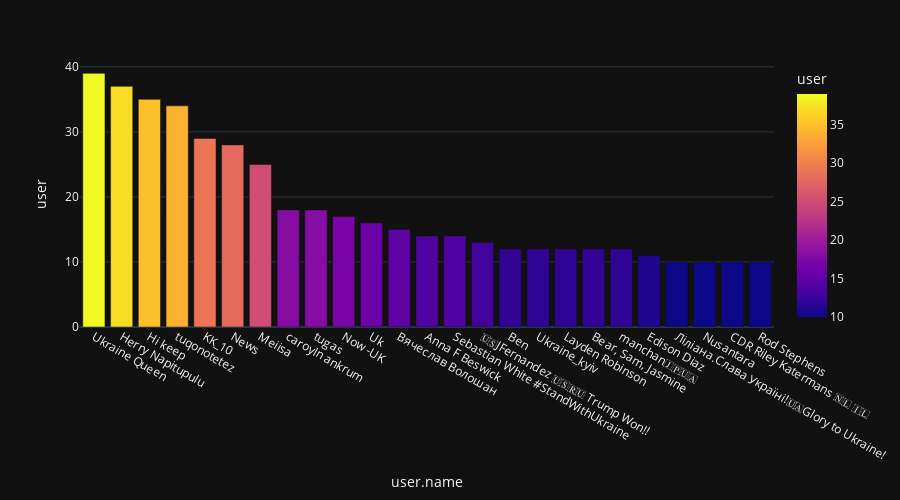

Notebook code for this chart:
### Code cell
fig = px.bar(df_ucraine_tweets_filtrado_tweets_usuario, x = 'user.name', y = 'user',color='user',height=500)
fig.show()

### Figure 1 — Plotly figure (JSON) as saved in the notebook; plotly's stock layout.template omitted (floating-point values rounded to 4 significant figures)
{"data": [{"alignmentgroup": "True", "hovertemplate": "user.name=%{x}<br>user=%{marker.color}<extra></extra>", "legendgroup": "", "marker": {"color": [39, 37, 35, 34, 29, 28, 25, 18, 18, 17, 16, 15, 14, 14, 13, 12, 12, 12, 12, 12, 11, 10, 10, 10, 10], "coloraxis": "coloraxis", "pattern": {"shape": ""}}, "name": "", "offsetgroup": "", "orientation": "v", "showlegend": false, "textposition": "auto", "x": ["Ukraine Queen", "Herry Napitupulu", "Hi keep", "tuqonotetez", "KK_10", "News", "Meiisa", "caroyln ankrum", "tugas", "Now -UK", "Uk", "Вячеслав Волошан", "Anna F Beswick", "Sebastian White #StandWithUkraine", "🇺🇸JFernandez 🇺🇸🇷🇺 Trump Won!!", "Ben", "Ukraine_kyiv", "Layden Robinson", "Bear, Sam, Jasmine", "manchan🇯🇵🇺🇦", "Edison Diaz", "Ліліана.Слава Україні!🇺🇦Glory to Ukraine!", "Nusantara", "CDR Riley Katermans 🇳🇱 🇮🇱", "Rod Stephens"], "xaxis": "x", "y": [39, 37, 35, 34, 29, 28, 25, 18, 18, 17, 16, 15, 14, 14, 13, 12, 12, 12, 12, 12, 11, 10, 10, 10, 10], "yaxis": "y", "type": "bar"}], "layout": {"xaxis": {"anchor": "y", "domain": [0.0, 1.0], "title": {"text": "user.name"}}, "yaxis": {"anchor": "x", "domain": [0.0, 1.0], "title": {"text": "user"}}, "coloraxis": {"colorbar": {"title": {"text": "user"}}, "colorscale": [[0.0, "#0d0887"], [0.1111, "#46039f"], [0.2222, "#7201a8"], [0.3333, "#9c179e"], [0.4444, "#bd3786"], [0.5556, "#d8576b"], [0.6667, "#ed7953"], [0.7778, "#fb9f3a"], [0.8889, "#fdca26"], [1.0, "#f0f921"]]}, "legend": {"tracegroupgap": 0}, "margin": {"t": 60}, "barmode": "relative", "height": 500}}
